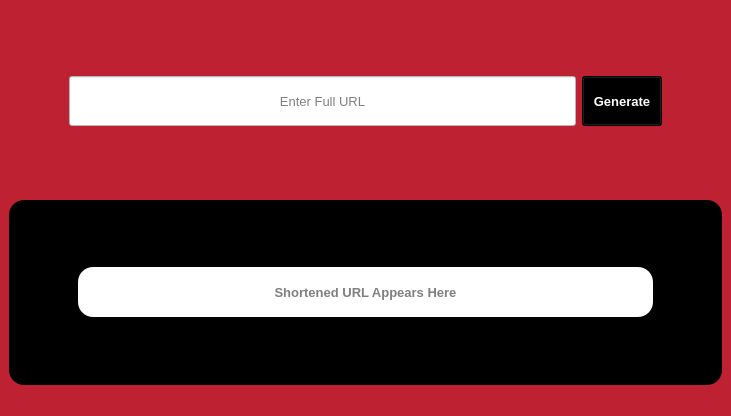
<?xml version="1.0" encoding="UTF-8"?>
<ui version="4.0">
 <class>MainWindow</class>
 <widget class="QMainWindow" name="MainWindow">
  <property name="geometry">
   <rect>
    <x>0</x>
    <y>0</y>
    <width>731</width>
    <height>416</height>
   </rect>
  </property>
  <property name="windowTitle">
   <string>URL Shortner</string>
  </property>
  <property name="styleSheet">
   <string notr="true">background-color: rgb(190, 34, 50)</string>
  </property>
  <widget class="QWidget" name="centralwidget">
   <layout class="QVBoxLayout" name="verticalLayout_2">
    <item>
     <layout class="QVBoxLayout" name="verticalLayout">
      <item>
       <layout class="QHBoxLayout" name="horizontalLayout">
        <item>
         <spacer name="horizontalSpacer">
          <property name="orientation">
           <enum>Qt::Horizontal</enum>
          </property>
          <property name="sizeType">
           <enum>QSizePolicy::Preferred</enum>
          </property>
          <property name="sizeHint" stdset="0">
           <size>
            <width>40</width>
            <height>20</height>
           </size>
          </property>
         </spacer>
        </item>
        <item>
         <spacer name="verticalSpacer">
          <property name="orientation">
           <enum>Qt::Vertical</enum>
          </property>
          <property name="sizeType">
           <enum>QSizePolicy::MinimumExpanding</enum>
          </property>
          <property name="sizeHint" stdset="0">
           <size>
            <width>20</width>
            <height>0</height>
           </size>
          </property>
         </spacer>
        </item>
        <item>
         <widget class="QLineEdit" name="long_url_field">
          <property name="minimumSize">
           <size>
            <width>50</width>
            <height>50</height>
           </size>
          </property>
          <property name="font">
           <font>
            <pointsize>10</pointsize>
           </font>
          </property>
          <property name="styleSheet">
           <string notr="true">background-color: rgb(255, 255, 255);
color: rgb(0, 0, 0);</string>
          </property>
          <property name="alignment">
           <set>Qt::AlignCenter</set>
          </property>
          <property name="placeholderText">
           <string>Enter Full URL</string>
          </property>
         </widget>
        </item>
        <item>
         <widget class="QPushButton" name="pushButton">
          <property name="minimumSize">
           <size>
            <width>0</width>
            <height>50</height>
           </size>
          </property>
          <property name="font">
           <font>
            <pointsize>10</pointsize>
            <weight>75</weight>
            <bold>true</bold>
           </font>
          </property>
          <property name="styleSheet">
           <string notr="true">background-color: rgb(0, 0, 0);
color: rgb(255, 255, 255);</string>
          </property>
          <property name="text">
           <string>Generate</string>
          </property>
         </widget>
        </item>
        <item>
         <spacer name="verticalSpacer_2">
          <property name="orientation">
           <enum>Qt::Vertical</enum>
          </property>
          <property name="sizeType">
           <enum>QSizePolicy::MinimumExpanding</enum>
          </property>
          <property name="sizeHint" stdset="0">
           <size>
            <width>20</width>
            <height>40</height>
           </size>
          </property>
         </spacer>
        </item>
        <item>
         <spacer name="horizontalSpacer_2">
          <property name="orientation">
           <enum>Qt::Horizontal</enum>
          </property>
          <property name="sizeType">
           <enum>QSizePolicy::Preferred</enum>
          </property>
          <property name="sizeHint" stdset="0">
           <size>
            <width>40</width>
            <height>20</height>
           </size>
          </property>
         </spacer>
        </item>
       </layout>
      </item>
     </layout>
    </item>
    <item>
     <widget class="QFrame" name="frame">
      <property name="styleSheet">
       <string notr="true">background-color: rgb(0, 0, 0);
border-radius: 15px;</string>
      </property>
      <property name="frameShape">
       <enum>QFrame::StyledPanel</enum>
      </property>
      <property name="frameShadow">
       <enum>QFrame::Raised</enum>
      </property>
      <layout class="QVBoxLayout" name="verticalLayout_3">
       <item>
        <layout class="QHBoxLayout" name="horizontalLayout_2">
         <item>
          <spacer name="horizontalSpacer_3">
           <property name="orientation">
            <enum>Qt::Horizontal</enum>
           </property>
           <property name="sizeType">
            <enum>QSizePolicy::Preferred</enum>
           </property>
           <property name="sizeHint" stdset="0">
            <size>
             <width>40</width>
             <height>20</height>
            </size>
           </property>
          </spacer>
         </item>
         <item>
          <spacer name="verticalSpacer_3">
           <property name="orientation">
            <enum>Qt::Vertical</enum>
           </property>
           <property name="sizeType">
            <enum>QSizePolicy::MinimumExpanding</enum>
           </property>
           <property name="sizeHint" stdset="0">
            <size>
             <width>20</width>
             <height>40</height>
            </size>
           </property>
          </spacer>
         </item>
         <item>
          <widget class="QLineEdit" name="short_url_field">
           <property name="minimumSize">
            <size>
             <width>100</width>
             <height>50</height>
            </size>
           </property>
           <property name="font">
            <font>
             <pointsize>10</pointsize>
             <weight>75</weight>
             <bold>true</bold>
            </font>
           </property>
           <property name="layoutDirection">
            <enum>Qt::LeftToRight</enum>
           </property>
           <property name="styleSheet">
            <string notr="true">background-color: rgb(255, 255, 255);
color: rgb(0, 0, 0);
</string>
           </property>
           <property name="alignment">
            <set>Qt::AlignCenter</set>
           </property>
           <property name="readOnly">
            <bool>true</bool>
           </property>
           <property name="placeholderText">
            <string>Shortened URL Appears Here</string>
           </property>
          </widget>
         </item>
         <item>
          <spacer name="verticalSpacer_4">
           <property name="orientation">
            <enum>Qt::Vertical</enum>
           </property>
           <property name="sizeType">
            <enum>QSizePolicy::MinimumExpanding</enum>
           </property>
           <property name="sizeHint" stdset="0">
            <size>
             <width>20</width>
             <height>40</height>
            </size>
           </property>
          </spacer>
         </item>
         <item>
          <spacer name="horizontalSpacer_4">
           <property name="orientation">
            <enum>Qt::Horizontal</enum>
           </property>
           <property name="sizeType">
            <enum>QSizePolicy::Preferred</enum>
           </property>
           <property name="sizeHint" stdset="0">
            <size>
             <width>40</width>
             <height>20</height>
            </size>
           </property>
          </spacer>
         </item>
        </layout>
       </item>
      </layout>
     </widget>
    </item>
   </layout>
  </widget>
  <widget class="QMenuBar" name="menubar">
   <property name="geometry">
    <rect>
     <x>0</x>
     <y>0</y>
     <width>731</width>
     <height>26</height>
    </rect>
   </property>
  </widget>
  <widget class="QStatusBar" name="statusbar"/>
 </widget>
 <resources/>
 <connections/>
</ui>
